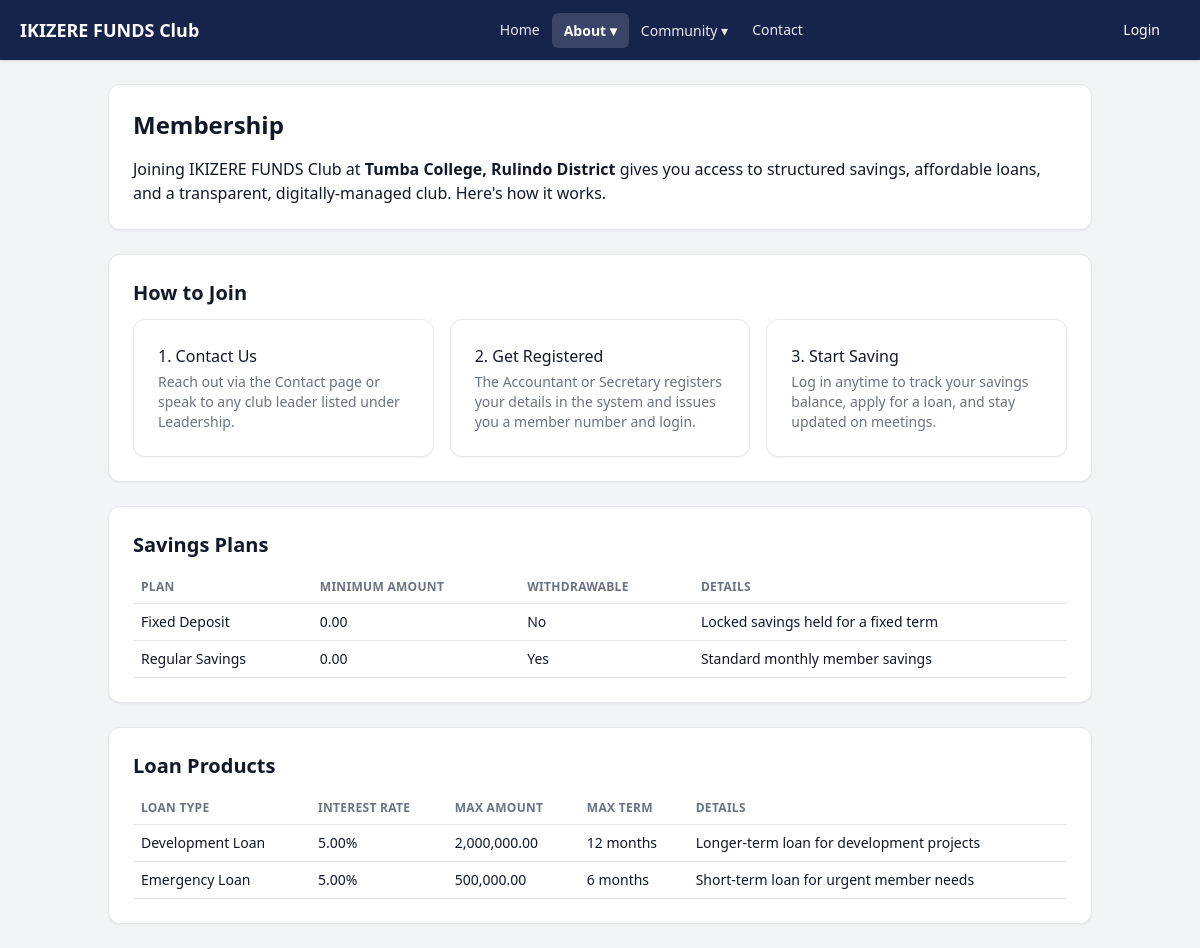
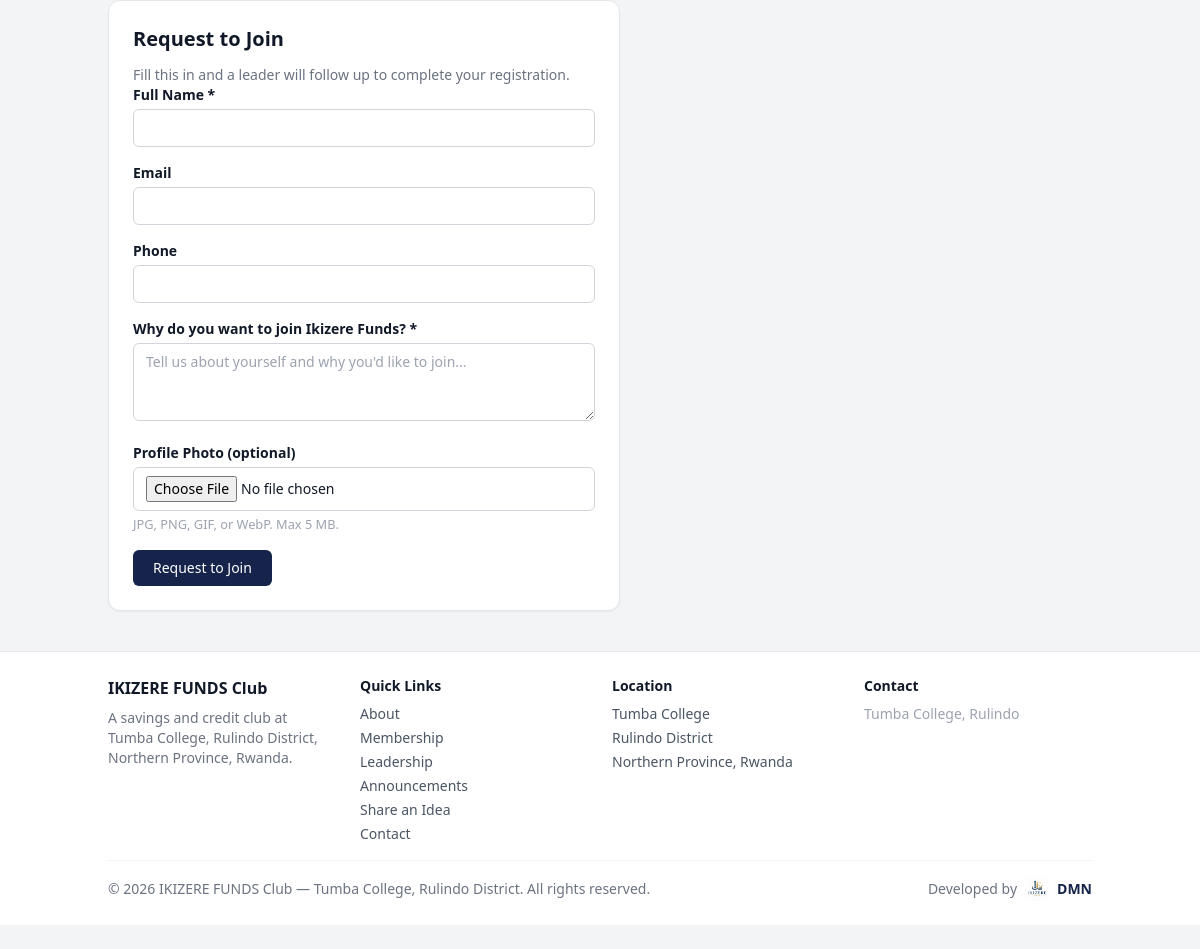
/membership.php, run on the app's committed database (2 pictures, top to bottom).
### tables this page shows
CREATE TABLE saving_types (
  id INT UNSIGNED AUTO_INCREMENT PRIMARY KEY,
  name VARCHAR(80) NOT NULL UNIQUE,            
  minimum_amount DECIMAL(12,2) NOT NULL DEFAULT 0,
  is_withdrawable TINYINT(1) NOT NULL DEFAULT 1,
  description VARCHAR(255)
);

CREATE TABLE loan_types (
  id INT UNSIGNED AUTO_INCREMENT PRIMARY KEY,
  name VARCHAR(80) NOT NULL UNIQUE,            
  interest_rate DECIMAL(5,2) NOT NULL DEFAULT 5.00,
  max_amount DECIMAL(12,2),
  max_term_months INT UNSIGNED,
  penalty_rate DECIMAL(5,2) NOT NULL DEFAULT 0.00,   
  description VARCHAR(255)
);

### includes/functions.php (called while the page is built, shortened)
<?php
function e(?string $value): string
{
    return htmlspecialchars($value ?? '', ENT_QUOTES, 'UTF-8');
}
function formatMoney(float $amount): string
{
    return number_format($amount, 2);
}

### config/database.php (called while the page is built, shortened)
<?php
function db(): PDO
{
    static $pdo = null;
    if ($pdo === null) {
        $dsn = 'mysql:host=' . DB_HOST . ';port=' . DB_PORT . ';dbname=' . DB_NAME . ';charset=utf8mb4';
        try {
            $pdo = new PDO($dsn, DB_USER, DB_PASS, [
                PDO::ATTR_ERRMODE            => PDO::ERRMODE_EXCEPTION,
                PDO::ATTR_DEFAULT_FETCH_MODE => PDO::FETCH_ASSOC,
                PDO::ATTR_EMULATE_PREPARES   => false,
            ]);
        } catch (PDOException $e) {
            if (APP_DEBUG) {
                die('Database connection failed: ' . $e->getMessage());
            }
            die('Database connection failed. Please try again later.');
        }
    }
    return $pdo;
}

### includes/auth.php (called while the page is built, shortened)
<?php
require_once __DIR__ . '/../config/database.php';
require_once __DIR__ . '/functions.php';
function isLoggedIn(): bool
{
    return !empty($_SESSION['user_id']);
}
function currentUser(): ?array
{
    if (!isLoggedIn()) {
        return null;
    }
    static $user = null;
    return $user;
}

### includes/public_nav.php (called while the page is built)
<?php
return [
    ['label' => 'Home', 'href' => 'index.php'],
    ['label' => 'About', 'href' => 'about.php', 'children' => [
        ['label' => 'About Us', 'href' => 'about.php'],
        ['label' => 'Membership', 'href' => 'membership.php'],
        ['label' => 'Leadership', 'href' => 'leadership.php'],
    ]],
    ['label' => 'Community', 'href' => 'announcements.php', 'children' => [
        ['label' => 'Announcements', 'href' => 'announcements.php'],
        ['label' => 'Share an Idea', 'href' => 'feedback.php'],
    ]],
    ['label' => 'Contact', 'href' => 'contact.php'],
];

### membership.php (the view, shortened to what this page needs)
<?php
require_once __DIR__ . '/config/database.php';
require_once __DIR__ . '/includes/auth.php';
$savingTypes = db()->query('SELECT name, minimum_amount, is_withdrawable, description FROM saving_types ORDER BY name')->fetchAll();
$loanTypes = db()->query('SELECT name, interest_rate, max_amount, max_term_months, description FROM loan_types ORDER BY name')->fetchAll();
require __DIR__ . '/includes/header.php';
?>
<div class="card">
    <h1>Membership</h1>
    <p>Joining <?= e($siteName) ?> at <strong>Tumba College, Rulindo District</strong> gives you access to structured savings, affordable
    loans, and a transparent, digitally-managed club. Here's how it works.</p>
</div>
<div class="card">
    <h2>How to Join</h2>
    <div class="dashboard-grid">
        <div class="card">
            <h3 class="mb-1">1. Contact Us</h3>
            <p class="text-gray-500 text-sm">Reach out via the <a href="<?= e(APP_URL) ?>/contact.php">Contact page</a> or speak to any club leader listed under <a href="<?= e(APP_URL) ?>/leadership.php">Leadership</a>.</p>
        </div>
        <div class="card">
            <h3 class="mb-1">2. Get Registered</h3>
            <p class="text-gray-500 text-sm">The Accountant or Secretary registers your details in the system and issues you a member number and login.</p>
        </div>
        <div class="card">
            <h3 class="mb-1">3. Start Saving</h3>
            <p class="text-gray-500 text-sm">Log in anytime to track your savings balance, apply for a loan, and stay updated on meetings.</p>
        </div>
    </div>
</div>
<?php if ($savingTypes): ?>
<div class="card">
    <h2>Savings Plans</h2>
    <table>
        <thead><tr><th>Plan</th><th>Minimum Amount</th><th>Withdrawable</th><th>Details</th></tr></thead>
        <tbody>
        <?php foreach ($savingTypes as $st): ?>
            <tr>
                <td><?= e($st['name']) ?></td>
                <td><?= formatMoney((float) $st['minimum_amount']) ?></td>
                <td><?= $st['is_withdrawable'] ? 'Yes' : 'No' ?></td>
                <td><?= e($st['description']) ?></td>
            </tr>
        <?php endforeach; ?>
        </tbody>
    </table>
</div>
<?php endif; ?>
<?php if ($loanTypes): ?>
<div class="card">
    <h2>Loan Products</h2>
    <table>
        <thead><tr><th>Loan Type</th><th>Interest Rate</th><th>Max Amount</th><th>Max Term</th><th>Details</th></tr></thead>
        <tbody>
        <?php foreach ($loanTypes as $lt): ?>
            <tr>
                <td><?= e($lt['name']) ?></td>
                <td><?= e($lt['interest_rate']) ?>%</td>
                <td><?= $lt['max_amount'] ? formatMoney((float) $lt['max_amount']) : 'No cap' ?></td>
                <td><?= $lt['max_term_months'] ? e($lt['max_term_months']) . ' months' : 'Flexible' ?></td>
                <td><?= e($lt['description']) ?></td>
            </tr>
        <?php endforeach; ?>
        </tbody>
    </table>
</div>
<?php endif; ?>
<div class="card max-w-lg">
    <h2>Request to Join</h2>
    <p class="text-gray-500 text-sm">Fill this in and a leader will follow up to complete your registration.</p>
    <form method="post" action="" enctype="multipart/form-data">
        <label for="full_name">Full Name *</label>
        <input type="text" id="full_name" name="full_name" required>
        <label for="email">Email</label>
        <input type="email" id="email" name="email">
        <label for="phone">Phone</label>
        <input type="text" id="phone" name="phone">
        <label for="message">Why do you want to join Ikizere Funds? *</label>
        <textarea id="message" name="message" rows="3" required placeholder="Tell us about yourself and why you'd like to join..."></textarea>
        <label for="photo">Profile Photo (optional)</label>
        <input type="file" id="photo" name="photo" accept="image/jpeg,image/png,image/gif,image/webp">
        <small class="text-gray-400">JPG, PNG, GIF, or WebP. Max 5 MB.</small>
        <button type="submit">Request to Join</button>
    </form>
</div>
<?php require __DIR__ . '/includes/footer.php'; ?>

### includes/header.php (shortened to what this page needs)
<?php
require_once __DIR__ . '/../config/config.php';
require_once __DIR__ . '/functions.php';
$user = function_exists('currentUser') ? currentUser() : null;
$siteName = APP_NAME;
if (function_exists('db')) {
    $rows = db()->query('SELECT setting_key, setting_value FROM club_settings')->fetchAll();
    $settings = array_column($rows, 'setting_value', 'setting_key');
    $siteName = $settings['club_name'] ?? APP_NAME;
}
$navItems = $user ? require __DIR__ . '/nav.php' : [];
$publicNavItems = $user ? [] : require __DIR__ . '/public_nav.php';
$requestPath = parse_url($_SERVER['REQUEST_URI'] ?? '', PHP_URL_PATH);
$currentFile = $requestPath ? basename($requestPath) : 'index.php';
?>
<!DOCTYPE html>
<html lang="en">
<head>
    <script src="https://cdn.tailwindcss.com"></script>
</head>
<body>
<header class="topbar relative">
    <a class="brand" href="<?= e(APP_URL) ?>/index.php">
        <span><?= e($siteName) ?></span>
    </a>
    <?php if ($user): ?>
        <button class="sidebar-toggle no-print" type="button" aria-label="Toggle menu" onclick="document.getElementById('sidebar').classList.toggle('-translate-x-full')">&#9776;</button>
        <nav class="topbar-nav">
            <a href="<?= e(APP_URL) ?>/modules/members/profile.php" class="flex items-center gap-2 no-underline">
                <?php if (!empty($user['photo_path'])): ?>
                    <img src="<?= e(APP_URL) ?>/<?= e($user['photo_path']) ?>" alt="" class="w-8 h-8 rounded-full object-cover border border-white/40">
                <?php else: ?>
                    <span class="w-8 h-8 rounded-full bg-white/15 text-white flex items-center justify-center text-xs font-bold"><?= e(strtoupper(substr($user['full_name'], 0, 1))) ?></span>
                <?php endif; ?>
                <span class="user-chip"><?= e($user['full_name']) ?> <small>(<?= e(str_replace('_', ' ', $user['role_name'])) ?>)</small></span>
            </a>
            <a href="<?= e(APP_URL) ?>/logout.php" class="btn btn-ghost">Logout</a>
        </nav>
    <?php else: ?>
        <nav class="public-nav-links">
            <?php foreach ($publicNavItems as $item): ?>
                <?php if (!empty($item['children'])): ?>
                    <?php
                    $isActive = false;
                    foreach ($item['children'] as $child) {
                        if ($currentFile === $child['href']) { $isActive = true; break; }
                    }
                    ?>
                    <div class="nav-dropdown">
                        <a class="public-nav-link<?= $isActive ? ' active' : '' ?>" href="<?= e(APP_URL) ?>/<?= e($item['href']) ?>"><?= e($item['label']) ?> &#9662;</a>
                    </div>
                <?php else: ?>
                    <a class="public-nav-link<?= $currentFile === $item['href'] ? ' active' : '' ?>" href="<?= e(APP_URL) ?>/<?= e($item['href']) ?>"><?= e($item['label']) ?></a>
                <?php endif; ?>
            <?php endforeach; ?>
        </nav>
        <div class="flex items-center gap-2">
            <a href="<?= e(APP_URL) ?>/login.php" class="btn">Login</a>
        </div>
    <?php endif; ?>
</header>
<?php if ($user): ?>
<div class="app-shell">
    <aside class="sidebar no-print -translate-x-full md:translate-x-0" id="sidebar">
        <nav>
            <?php foreach ($navItems as $item): ?>
                <?php if (userCanSeeNavItem($user, $item)): ?>
                    <?php $active = $requestPath && str_ends_with($requestPath, $item['href']); ?>
                    <a class="sidebar-link<?= $active ? ' active' : '' ?>" href="<?= e(APP_URL) ?>/<?= e($item['href']) ?>">
                        <span class="sidebar-icon"><?= $item['icon'] ?></span> <?= e($item['label']) ?>
                    </a>
                <?php endif; ?>
            <?php endforeach; ?>
        </nav>
    </aside>
    <main class="app-content">
        <div class="container">
        <?php require __DIR__ . '/flash_toasts.php'; ?>
<?php else: ?>
    <main class="container">
<?php endif; ?>

### includes/footer.php (shortened to what this page needs)
<?php if (!empty($user)): ?>
        </div>
    </main>
</div>
<?php else: ?>
    </main>
<?php endif; ?>
<footer class="site-footer no-print bg-white border-t border-gray-200 mt-10">
    <div class="container">
        <div class="grid gap-6 grid-cols-[repeat(auto-fit,minmax(180px,1fr))] pb-4">
            <div>
                <div class="font-bold mb-2"><?= e($siteName ?? APP_NAME) ?></div>
                <p class="text-gray-500 text-sm">A savings and credit club at Tumba College, Rulindo District, Northern Province, Rwanda.</p>
            </div>
            <div>
                <div class="font-semibold text-sm mb-2">Quick Links</div>
                <ul class="text-sm space-y-1 text-gray-600">
                    <li><a href="<?= e(APP_URL) ?>/about.php">About</a></li>
                    <li><a href="<?= e(APP_URL) ?>/membership.php">Membership</a></li>
                    <li><a href="<?= e(APP_URL) ?>/leadership.php">Leadership</a></li>
                    <li><a href="<?= e(APP_URL) ?>/announcements.php">Announcements</a></li>
                    <li><a href="<?= e(APP_URL) ?>/feedback.php">Share an Idea</a></li>
                    <li><a href="<?= e(APP_URL) ?>/contact.php">Contact</a></li>
                </ul>
            </div>
            <div>
                <div class="font-semibold text-sm mb-2">Location</div>
                <ul class="text-sm space-y-1 text-gray-600">
                    <li>Tumba College</li>
                    <li>Rulindo District</li>
                    <li>Northern Province, Rwanda</li>
                </ul>
            </div>
            <div>
                <div class="font-semibold text-sm mb-2">Contact</div>
                <ul class="text-sm space-y-1 text-gray-600">
                    <li class="text-gray-400">Tumba College, Rulindo</li>
                </ul>
            </div>
        </div>
        <div class="pt-4 border-t border-gray-100 pb-6">
            <div class="flex flex-col sm:flex-row items-center justify-between gap-3">
                <div class="text-sm text-gray-500">
                    &copy; <?= date('Y') ?> <?= e($siteName ?? APP_NAME) ?> &mdash; Tumba College, Rulindo District. All rights reserved.
                </div>
                <div class="flex items-center gap-2 text-sm text-gray-500">
                    <span>Developed by</span>
                    <img src="<?= e(APP_URL) ?>/assets/images/logo.png" alt="DMN" class="h-6 w-6 rounded object-contain">
                    <span class="font-bold text-primary">DMN</span>
                </div>
            </div>
        </div>
    </div>
</footer>
</body>
</html>

### data on the page
saving_types: name "Fixed Deposit", minimum_amount "0.00", is_withdrawable "No", description "Locked savings held for a fixed term"
saving_types: name "Regular Savings", minimum_amount "0.00", is_withdrawable "Yes", description "Standard monthly member savings"
loan_types: name "Development Loan", interest_rate "5.00", max_amount "2,000,000.00", max_term_months "12", description "Longer-term loan for development projects"
loan_types: name "Emergency Loan", interest_rate "5.00", max_amount "500,000.00", max_term_months "6", description "Short-term loan for urgent member needs"

### other printed values
$siteName "IKIZERE FUNDS Club"
$item['label'] "Home"
$item['label'] "About"
$item['label'] "Community"
$item['label'] "Contact"
